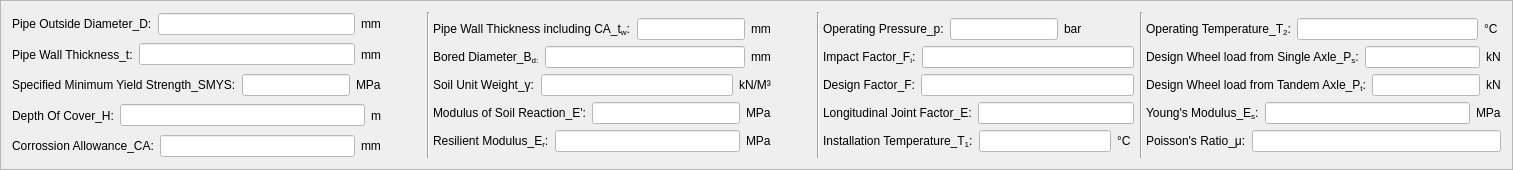
     <widget class="QFrame" name="frame">
      <property name="frameShape">
       <enum>QFrame::StyledPanel</enum>
      </property>
      <property name="frameShadow">
       <enum>QFrame::Raised</enum>
      </property>
      <layout class="QGridLayout" name="gridLayout">
       <item row="0" column="0" rowspan="7">
        <layout class="QVBoxLayout" name="verticalLayout">
         <item>
          <layout class="QHBoxLayout" name="horizontalLayout_24">
           <item>
            <widget class="QLabel" name="label">
             <property name="styleSheet">
              <string notr="true">font: 8pt &quot;Cambria&quot;;</string>
             </property>
             <property name="text">
              <string>Pipe Outside Diameter_D:</string>
             </property>
            </widget>
           </item>
           <item>
            <widget class="QLineEdit" name="lineEdit_Pipe_outside_diameter">
             <property name="styleSheet">
              <string notr="true">background-color: rgb(255, 255, 255);</string>
             </property>
            </widget>
           </item>
           <item>
            <widget class="QLabel" name="label_11">
             <property name="text">
              <string>mm</string>
             </property>
            </widget>
           </item>
          </layout>
         </item>
         <item>
          <layout class="QHBoxLayout" name="horizontalLayout_25">
           <item>
            <widget class="QLabel" name="label_2_pipe_wall_thickness">
             <property name="styleSheet">
              <string notr="true">font: 8pt &quot;Cambria&quot;;</string>
             </property>
             <property name="text">
              <string>Pipe Wall Thickness_t:</string>
             </property>
            </widget>
           </item>
           <item>
            <widget class="QLineEdit" name="lineEdit_2_pipe_wall_thickness">
             <property name="styleSheet">
              <string notr="true">background-color: rgb(255, 255, 255);</string>
             </property>
            </widget>
           </item>
           <item>
            <widget class="QLabel" name="label_12">
             <property name="text">
              <string>mm</string>
             </property>
            </widget>
           </item>
          </layout>
         </item>
         <item>
          <layout class="QHBoxLayout" name="horizontalLayout_26">
           <item>
            <widget class="QLabel" name="label_3_SMYS">
             <property name="styleSheet">
              <string notr="true">font: 8pt &quot;Cambria&quot;;</string>
             </property>
             <property name="text">
              <string>Specified Minimum Yield Strength_SMYS:</string>
             </property>
            </widget>
           </item>
           <item>
            <widget class="QLineEdit" name="lineEdit_3_SMYS">
             <property name="styleSheet">
              <string notr="true">background-color: rgb(255, 255, 255);</string>
             </property>
            </widget>
           </item>
           <item>
            <widget class="QLabel" name="label_13">
             <property name="text">
              <string>MPa</string>
             </property>
            </widget>
           </item>
          </layout>
         </item>
         <item>
          <layout class="QHBoxLayout" name="horizontalLayout_27">
           <item>
            <widget class="QLabel" name="label_4_Depth_of_Cover">
             <property name="styleSheet">
              <string notr="true">font: 8pt &quot;Cambria&quot;;</string>
             </property>
             <property name="text">
              <string>Depth Of Cover_H:</string>
             </property>
            </widget>
           </item>
           <item>
            <widget class="QLineEdit" name="lineEdit_5_Depth_of_Cover">
             <property name="styleSheet">
              <string notr="true">background-color: rgb(255, 255, 255);</string>
             </property>
            </widget>
           </item>
           <item>
            <widget class="QLabel" name="label_14">
             <property name="text">
              <string>m</string>
             </property>
            </widget>
           </item>
          </layout>
         </item>
         <item>
          <layout class="QHBoxLayout" name="horizontalLayout_28">
           <item>
            <widget class="QLabel" name="label_5_Corrossion_Allowance">
             <property name="styleSheet">
              <string notr="true">font: 8pt &quot;Cambria&quot;;</string>
             </property>
             <property name="text">
              <string>Corrossion Allowance_CA:</string>
             </property>
            </widget>
           </item>
           <item>
            <widget class="QLineEdit" name="lineEdit_4_Corrossion_Allowance">
             <property name="styleSheet">
              <string notr="true">background-color: rgb(255, 255, 255);</string>
             </property>
            </widget>
           </item>
           <item>
            <widget class="QLabel" name="label_15">
             <property name="text">
              <string>mm</string>
             </property>
            </widget>
           </item>
          </layout>
         </item>
        </layout>
       </item>
       <item row="0" column="1" rowspan="7">
        <spacer name="horizontalSpacer_5">
         <property name="orientation">
          <enum>Qt::Horizontal</enum>
         </property>
         <property name="sizeHint" stdset="0">
          <size>
           <width>40</width>
           <height>20</height>
          </size>
         </property>
        </spacer>
       </item>
       <item row="0" column="2" rowspan="7" colspan="2">
        <widget class="Line" name="line">
         <property name="orientation">
          <enum>Qt::Vertical</enum>
         </property>
        </widget>
       </item>
       <item row="0" column="4" rowspan="7">
        <spacer name="horizontalSpacer_6">
         <property name="orientation">
          <enum>Qt::Horizontal</enum>
         </property>
         <property name="sizeHint" stdset="0">
          <size>
           <width>40</width>
           <height>20</height>
          </size>
         </property>
        </spacer>
       </item>
       <item row="0" column="5" rowspan="7" colspan="2">
        <widget class="Line" name="line_2">
         <property name="orientation">
          <enum>Qt::Vertical</enum>
         </property>
        </widget>
       </item>
       <item row="0" column="7" rowspan="2">
        <spacer name="horizontalSpacer_7">
         <property name="orientation">
          <enum>Qt::Horizontal</enum>
         </property>
         <property name="sizeHint" stdset="0">
          <size>
           <width>40</width>
           <height>20</height>
          </size>
         </property>
        </spacer>
       </item>
       <item row="0" column="9" rowspan="7" colspan="2">
        <widget class="Line" name="line_3">
         <property name="orientation">
          <enum>Qt::Vertical</enum>
         </property>
        </widget>
       </item>
       <item row="1" column="3">
        <layout class="QHBoxLayout" name="horizontalLayout">
         <item>
          <widget class="QLabel" name="StiffnessFactorKHh_2">
           <property name="styleSheet">
            <string notr="true">font: 8pt &quot;Cambria&quot;;</string>
           </property>
           <property name="text">
            <string>&lt;html&gt;&lt;head/&gt;&lt;body&gt;&lt;p&gt;Pipe Wall Thickness including CA_t&lt;span style=&quot; vertical-align:sub;&quot;&gt;w&lt;/span&gt;:&lt;/p&gt;&lt;/body&gt;&lt;/html&gt;</string>
           </property>
          </widget>
         </item>
         <item>
          <widget class="QLineEdit" name="lineEdit_6PipeWallThickness_including_CA">
           <property name="styleSheet">
            <string notr="true">background-color: rgb(255, 255, 255);</string>
           </property>
          </widget>
         </item>
         <item>
          <widget class="QLabel" name="label_26">
           <property name="text">
            <string>mm</string>
           </property>
          </widget>
         </item>
        </layout>
       </item>
       <item row="1" column="6">
        <layout class="QHBoxLayout" name="horizontalLayout_8">
         <item>
          <widget class="QLabel" name="StiffnessFactorKHh_8">
           <property name="styleSheet">
            <string notr="true">font: 8pt &quot;Cambria&quot;;</string>
           </property>
           <property name="text">
            <string>&lt;html&gt;&lt;head/&gt;&lt;body&gt;&lt;p&gt;Operating Pressure_p:&lt;/p&gt;&lt;/body&gt;&lt;/html&gt;</string>
           </property>
          </widget>
         </item>
         <item>
          <widget class="QLineEdit" name="lineEdit_6PipeWallThickness_including_CA_7">
           <property name="styleSheet">
            <string notr="true">background-color: rgb(255, 255, 255);</string>
           </property>
          </widget>
         </item>
         <item>
          <widget class="QLabel" name="label_32">
           <property name="text">
            <string>bar</string>
           </property>
          </widget>
         </item>
        </layout>
       </item>
       <item row="1" column="10">
        <layout class="QHBoxLayout" name="horizontalLayout_10">
         <item>
          <widget class="QLabel" name="StiffnessFactorKHh_18">
           <property name="styleSheet">
            <string notr="true">font: 8pt &quot;Cambria&quot;;</string>
           </property>
           <property name="text">
            <string>&lt;html&gt;&lt;head/&gt;&lt;body&gt;&lt;p&gt;Operating Temperature_T&lt;span style=&quot; vertical-align:sub;&quot;&gt;2&lt;/span&gt;:&lt;/p&gt;&lt;/body&gt;&lt;/html&gt;</string>
           </property>
          </widget>
         </item>
         <item>
          <widget class="QLineEdit" name="lineEdit_6PipeWallThickness_including_CA_17">
           <property name="styleSheet">
            <string notr="true">background-color: rgb(255, 255, 255);</string>
           </property>
          </widget>
         </item>
         <item>
          <widget class="QLabel" name="label_34">
           <property name="text">
            <string>°C </string>
           </property>
          </widget>
         </item>
        </layout>
       </item>
       <item row="2" column="3">
        <layout class="QHBoxLayout" name="horizontalLayout_17">
         <item>
          <widget class="QLabel" name="StiffnessFactorKHh_3">
           <property name="styleSheet">
            <string notr="true">font: 8pt &quot;Cambria&quot;;</string>
           </property>
           <property name="text">
            <string>&lt;html&gt;&lt;head/&gt;&lt;body&gt;&lt;p&gt;Bored Diameter_B&lt;span style=&quot; vertical-align:sub;&quot;&gt;d:&lt;/span&gt;&lt;/p&gt;&lt;/body&gt;&lt;/html&gt;</string>
           </property>
          </widget>
         </item>
         <item>
          <widget class="QLineEdit" name="lineEdit_6PipeWallThickness_including_CA_2">
           <property name="styleSheet">
            <string notr="true">background-color: rgb(255, 255, 255);</string>
           </property>
          </widget>
         </item>
         <item>
          <widget class="QLabel" name="label_28">
           <property name="text">
            <string>mm</string>
           </property>
          </widget>
         </item>
        </layout>
       </item>
       <item row="2" column="6" colspan="3">
        <layout class="QHBoxLayout" name="horizontalLayout_32">
         <item>
          <widget class="QLabel" name="StiffnessFactorKHh_12">
           <property name="styleSheet">
            <string notr="true">font: 8pt &quot;Cambria&quot;;</string>
           </property>
           <property name="text">
            <string>&lt;html&gt;&lt;head/&gt;&lt;body&gt;&lt;p&gt;Impact Factor_F&lt;span style=&quot; vertical-align:sub;&quot;&gt;i&lt;/span&gt;:&lt;/p&gt;&lt;/body&gt;&lt;/html&gt;</string>
           </property>
          </widget>
         </item>
         <item>
          <widget class="QLineEdit" name="lineEdit_6PipeWallThickness_including_CA_11">
           <property name="styleSheet">
            <string notr="true">background-color: rgb(255, 255, 255);</string>
           </property>
          </widget>
         </item>
        </layout>
       </item>
       <item row="2" column="10">
        <layout class="QHBoxLayout" name="horizontalLayout_39">
         <item>
          <widget class="QLabel" name="StiffnessFactorKHh_21">
           <property name="styleSheet">
            <string notr="true">font: 8pt &quot;Cambria&quot;;</string>
           </property>
           <property name="text">
            <string>&lt;html&gt;&lt;head/&gt;&lt;body&gt;&lt;p&gt;Design Wheel load from Single Axle_P&lt;span style=&quot; vertical-align:sub;&quot;&gt;s&lt;/span&gt;:&lt;/p&gt;&lt;/body&gt;&lt;/html&gt;</string>
           </property>
          </widget>
         </item>
         <item>
          <widget class="QLineEdit" name="lineEdit_6PipeWallThickness_including_CA_20">
           <property name="styleSheet">
            <string notr="true">background-color: rgb(255, 255, 255);</string>
           </property>
          </widget>
         </item>
         <item>
          <widget class="QLabel" name="label_38">
           <property name="text">
            <string>kN</string>
           </property>
          </widget>
         </item>
        </layout>
       </item>
       <item row="3" column="3">
        <layout class="QHBoxLayout" name="horizontalLayout_21">
         <item>
          <widget class="QLabel" name="StiffnessFactorKHh_4">
           <property name="styleSheet">
            <string notr="true">font: 8pt &quot;Cambria&quot;;</string>
           </property>
           <property name="text">
            <string>&lt;html&gt;&lt;head/&gt;&lt;body&gt;&lt;p&gt;Soil Unit Weight_γ:&lt;/p&gt;&lt;/body&gt;&lt;/html&gt;</string>
           </property>
          </widget>
         </item>
         <item>
          <widget class="QLineEdit" name="lineEdit_6PipeWallThickness_including_CA_3">
           <property name="styleSheet">
            <string notr="true">background-color: rgb(255, 255, 255);</string>
           </property>
          </widget>
         </item>
         <item>
          <widget class="QLabel" name="label_27">
           <property name="text">
            <string>kN/M³</string>
           </property>
          </widget>
         </item>
        </layout>
       </item>
       <item row="3" column="6" colspan="3">
        <layout class="QHBoxLayout" name="horizontalLayout_30">
         <item>
          <widget class="QLabel" name="StiffnessFactorKHh_10">
           <property name="styleSheet">
            <string notr="true">font: 8pt &quot;Cambria&quot;;</string>
           </property>
           <property name="text">
            <string>&lt;html&gt;&lt;head/&gt;&lt;body&gt;&lt;p&gt;Design Factor_F:&lt;/p&gt;&lt;/body&gt;&lt;/html&gt;</string>
           </property>
          </widget>
         </item>
         <item>
          <widget class="QLineEdit" name="lineEdit_6PipeWallThickness_including_CA_9">
           <property name="styleSheet">
            <string notr="true">background-color: rgb(255, 255, 255);</string>
           </property>
          </widget>
         </item>
        </layout>
       </item>
       <item row="3" column="10">
        <layout class="QHBoxLayout" name="horizontalLayout_40">
         <item>
          <widget class="QLabel" name="StiffnessFactorKHh_22">
           <property name="styleSheet">
            <string notr="true">font: 8pt &quot;Cambria&quot;;</string>
           </property>
           <property name="text">
            <string>&lt;html&gt;&lt;head/&gt;&lt;body&gt;&lt;p&gt;Design Wheel load from Tandem Axle_P&lt;span style=&quot; vertical-align:sub;&quot;&gt;t&lt;/span&gt;:&lt;/p&gt;&lt;/body&gt;&lt;/html&gt;</string>
           </property>
          </widget>
         </item>
         <item>
          <widget class="QLineEdit" name="lineEdit_6PipeWallThickness_including_CA_21">
           <property name="styleSheet">
            <string notr="true">background-color: rgb(255, 255, 255);</string>
           </property>
          </widget>
         </item>
         <item>
          <widget class="QLabel" name="label_39">
           <property name="text">
            <string>kN</string>
           </property>
          </widget>
         </item>
        </layout>
       </item>
       <item row="4" column="3">
        <layout class="QHBoxLayout" name="horizontalLayout_22">
         <item>
          <widget class="QLabel" name="StiffnessFactorKHh_5">
           <property name="styleSheet">
            <string notr="true">font: 8pt &quot;Cambria&quot;;</string>
           </property>
           <property name="text">
            <string>&lt;html&gt;&lt;head/&gt;&lt;body&gt;&lt;p&gt;Modulus of Soil Reaction_E':&lt;/p&gt;&lt;/body&gt;&lt;/html&gt;</string>
           </property>
          </widget>
         </item>
         <item>
          <widget class="QLineEdit" name="lineEdit_6PipeWallThickness_including_CA_4">
           <property name="styleSheet">
            <string notr="true">background-color: rgb(255, 255, 255);</string>
           </property>
          </widget>
         </item>
         <item>
          <widget class="QLabel" name="label_29">
           <property name="text">
            <string>MPa</string>
           </property>
          </widget>
         </item>
        </layout>
       </item>
       <item row="4" column="6" colspan="3">
        <layout class="QHBoxLayout" name="horizontalLayout_29">
         <item>
          <widget class="QLabel" name="StiffnessFactorKHh_9">
           <property name="styleSheet">
            <string notr="true">font: 8pt &quot;Cambria&quot;;</string>
           </property>
           <property name="text">
            <string>&lt;html&gt;&lt;head/&gt;&lt;body&gt;&lt;p&gt;Longitudinal Joint Factor_E:&lt;/p&gt;&lt;/body&gt;&lt;/html&gt;</string>
           </property>
          </widget>
         </item>
         <item>
          <widget class="QLineEdit" name="lineEdit_6PipeWallThickness_including_CA_8">
           <property name="styleSheet">
            <string notr="true">background-color: rgb(255, 255, 255);</string>
           </property>
          </widget>
         </item>
        </layout>
       </item>
       <item row="4" column="10">
        <layout class="QHBoxLayout" name="horizontalLayout_38">
         <item>
          <widget class="QLabel" name="StiffnessFactorKHh_20">
           <property name="styleSheet">
            <string notr="true">font: 8pt &quot;Cambria&quot;;</string>
           </property>
           <property name="text">
            <string>&lt;html&gt;&lt;head/&gt;&lt;body&gt;&lt;p&gt;Young's Modulus_E&lt;span style=&quot; vertical-align:sub;&quot;&gt;s&lt;/span&gt;:&lt;/p&gt;&lt;/body&gt;&lt;/html&gt;</string>
           </property>
          </widget>
         </item>
         <item>
          <widget class="QLineEdit" name="lineEdit_6PipeWallThickness_including_CA_19">
           <property name="styleSheet">
            <string notr="true">background-color: rgb(255, 255, 255);</string>
           </property>
          </widget>
         </item>
         <item>
          <widget class="QLabel" name="label_40">
           <property name="text">
            <string>MPa</string>
           </property>
          </widget>
         </item>
        </layout>
       </item>
       <item row="5" column="3">
        <layout class="QHBoxLayout" name="horizontalLayout_23">
         <item>
          <widget class="QLabel" name="StiffnessFactorKHh_6">
           <property name="styleSheet">
            <string notr="true">font: 8pt &quot;Cambria&quot;;</string>
           </property>
           <property name="text">
            <string>&lt;html&gt;&lt;head/&gt;&lt;body&gt;&lt;p&gt;Resilient Modulus_E&lt;span style=&quot; vertical-align:sub;&quot;&gt;r&lt;/span&gt;:&lt;/p&gt;&lt;/body&gt;&lt;/html&gt;</string>
           </property>
          </widget>
         </item>
         <item>
          <widget class="QLineEdit" name="lineEdit_6PipeWallThickness_including_CA_5">
           <property name="styleSheet">
            <string notr="true">background-color: rgb(255, 255, 255);</string>
           </property>
          </widget>
         </item>
         <item>
          <widget class="QLabel" name="label_30">
           <property name="text">
            <string>MPa</string>
           </property>
          </widget>
         </item>
        </layout>
       </item>
       <item row="5" column="6" colspan="3">
        <layout class="QHBoxLayout" name="horizontalLayout_31">
         <item>
          <widget class="QLabel" name="StiffnessFactorKHh_11">
           <property name="styleSheet">
            <string notr="true">font: 8pt &quot;Cambria&quot;;</string>
           </property>
           <property name="text">
            <string>&lt;html&gt;&lt;head/&gt;&lt;body&gt;&lt;p&gt;Installation Temperature_T&lt;span style=&quot; vertical-align:sub;&quot;&gt;1&lt;/span&gt;:&lt;/p&gt;&lt;/body&gt;&lt;/html&gt;</string>
           </property>
          </widget>
         </item>
         <item>
          <widget class="QLineEdit" name="lineEdit_6PipeWallThickness_including_CA_10">
           <property name="styleSheet">
            <string notr="true">background-color: rgb(255, 255, 255);</string>
           </property>
          </widget>
         </item>
         <item>
          <widget class="QLabel" name="label_35">
           <property name="text">
            <string>°C </string>
           </property>
          </widget>
         </item>
        </layout>
       </item>
       <item row="5" column="10">
        <layout class="QHBoxLayout" name="horizontalLayout_37">
         <item>
          <widget class="QLabel" name="StiffnessFactorKHh_19">
           <property name="styleSheet">
            <string notr="true">font: 8pt &quot;Cambria&quot;;</string>
           </property>
           <property name="text">
            <string>&lt;html&gt;&lt;head/&gt;&lt;body&gt;&lt;p&gt;Poisson's Ratio_μ:&lt;/p&gt;&lt;/body&gt;&lt;/html&gt;</string>
           </property>
          </widget>
         </item>
         <item>
          <widget class="QLineEdit" name="lineEdit_6PipeWallThickness_including_CA_18">
           <property name="styleSheet">
            <string notr="true">background-color: rgb(255, 255, 255);</string>
           </property>
          </widget>
         </item>
        </layout>
       </item>
      </layout>
     </widget>
